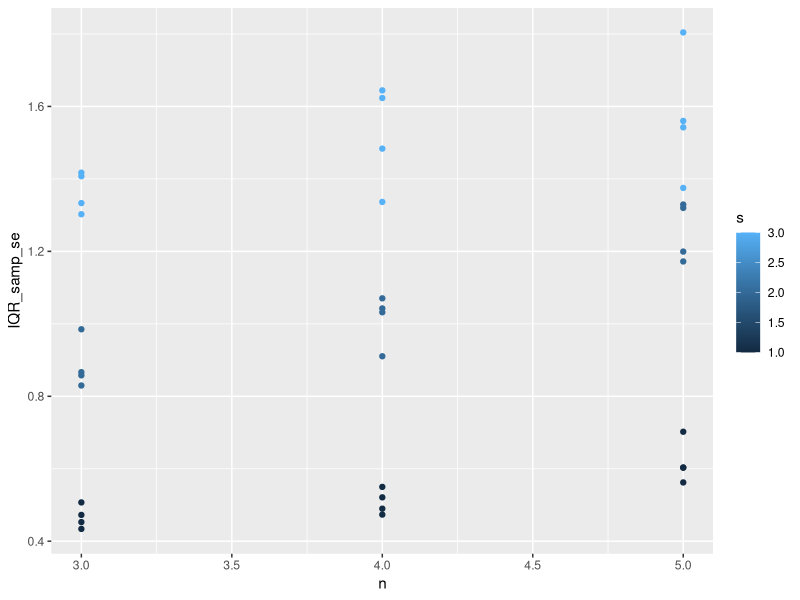

Here is the R script that generated this plot:
#'---------------------------------
#'  Functions!!!
#'  2020-09-29
#'  
#'  ---------------------------------

# 1. Take a vector and sum after squaring

sum_squares <- function(vec){
  
  out <- vec^2
  
  out <- sum(out)
  
  return(out)
}

sum_squares(c(4,5,6))
sum_squares(c(1,1,1))


#2. take a number and combine it into a string with the word elephants
make_elephants <- function(a_number){
  
  out <- paste(a_number, "elephants", sep = " ")
  
  return(out)
}


make_elephants(6)

# Take a number, a string, and a separator, and combine
string_c <- function(a, b, sep){
  #add spaced around sep
  sep <- paste0(" ", sep, " ")
  
  #paste it all together
  out <- paste(a, b, sep = sep)
  
  #return to user
  return(out)
}

string_c("a", "b", "-")


# EC Write a function that takes a sample size, mean, SD, # of sims
# and returns a data frame with a mean and se of said mean. Default to 
# 100 sims

mean_and_se_sim <- function(n, m, s, sims = 100){
  # generate simulated samples from a population
  samps <- replicate(sims, rnorm(n = n, mean = m, sd = s))
  
  # take the means of those samples
  means <- colMeans(samps)
  
  # calculate the mean of the means, and the sd of the means
  out <- data.frame(mean = mean(means), se_mean = sd(means))
  
  # return that to the use
  return(out)
}

mean_and_se_sim(10, 5, 3)

### Modular functions ####
get_samp_rep <- function(n, m, s){
  # sample from a normal population
  samp <- rnorm(n, m, s)
  
  #return the mean from that sample
  mean(samp)
}

mean_and_se_sim <- function(n, m, s, sims = 100){
  
  means <- replicate(sims, get_samp_rep(n, m, s))
  
  out <- data.frame(mean = mean(means),
                    se_mean = sd(means))
  
  return(out)
}
# rewrite for EXTREME modularity ####

# A wrapper function to get the mean and SE
# of the estimate of the mean based on repeated
# draws from a normal population
mean_and_se_sim <- function(n, m, s, sims = 100){
  
  #draw sims number of means from a sampled population
  means <- get_sim_means(n, m, s, sims = sims)
  
  #make a data frame from those simulations with the mean and SE
  out <- make_mean_se_data_frame(means)
  
  #return
  return(out)
}

# This function get simulated means 
get_sim_means <- function(n, m, s, sims = 100){
  #repeat some number of times
  out <- replicate(sims,
            #drawing means from simulations
            get_mean_from_one_sim(n,m,s))
  
  return(out)
}

# This function gets the mean of ONE simulation
get_mean_from_one_sim <- function(n,m,s){
  #get one sample draw
  samp <- rnorm(n, m, s)
  
  #calculate a mean and return it
  out <- mean(samp)
  
  return(out)
}

# This function calculates a mean and SE based
# on simulation outputs
make_mean_se_data_frame <- function(sim_means){
  #calculate the mean of my simulations
  m <- mean(sim_means)
  
  #calculate the SE of my simulations
  se_mean <- sd(sim_means)
  
  #return the mean and SE in a single data frame
  return(data.frame(mean = m, se_mean = se_mean))
}

# # Exercises ####
# 1. Write a function that will get the mean, sd, median, and 
# IQR of a sample of a population.
library(dplyr)

samp_stats <- function(n,m,s){
  #get one sample
  samp <- rnorm(n,m,s)
  
  #return a data frame with relevant stats
  return(data.frame(
    mean_samp = mean(samp),
    median_samp = median(samp),
    sd_samp = sd(samp),
    IQR_samp = IQR(samp)
  ))
}

# 2. Write a function that uses this to get 1K resampled values 
# to get the statistic and its SE.

get_resampled_stats_and_se <- function(n,m,s,sims = 100){
  #get the samp stats from sims
  samp_stats <- data.frame(sims = 1:sims) %>%
    rowwise() %>%
    summarize(samp_stats(n,m,s))
  
  samp_stats %>%
    summarize_all(.funs = c(mean = mean, se = sd)) #a little trick
    #note, could also have done this with a big summarize
}

# 3. Wrap it all in dplyr magick to get these statistics for sample 
# sizes 3:5, means 2:5, and sd 1:3. Use tidyr::crossing to make the #
# initial data frame.
suppressMessages( #useful!
 stats_from_different_pops <-
  tidyr::crossing(n = 3:5,
                  m = 2:5,
                  s = 1:3) %>%
  rowwise(n,m,s) %>%
  summarize(get_resampled_stats_and_se(n,m,s))
)

# EC. Use ggplot2 to look at how the SE of these different statistics changes based on population mean, sample size, and SD
# 
library(ggplot2)

ggplot(stats_from_different_pops,
       aes(x = n, color = s, y = IQR_samp_se)) +
  geom_point()
